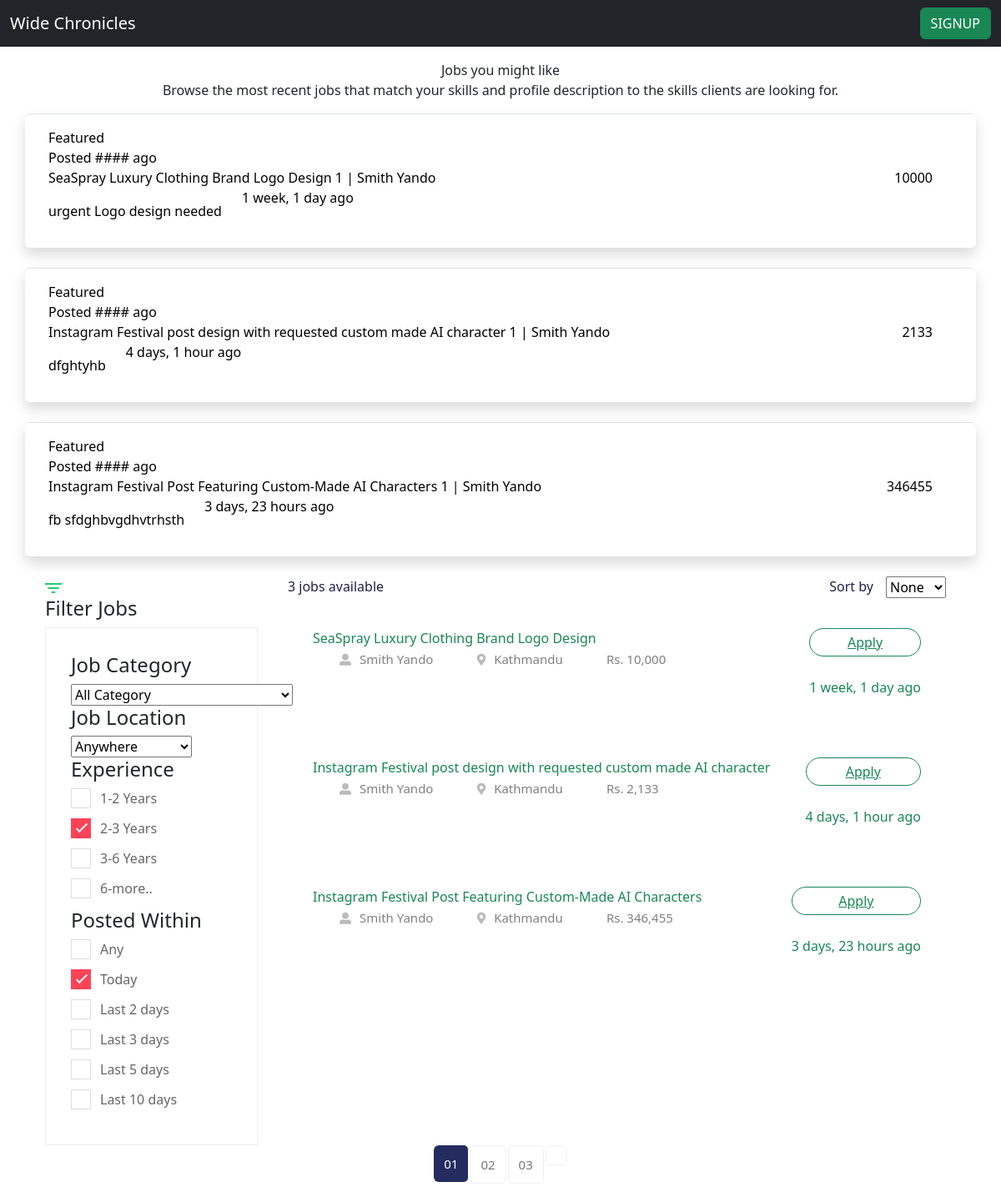
/find-work/, run on the app's committed database.
### jobs/models.py (models this page shows, shortened)
class Job(models.Model):
    buyer = models.ForeignKey(Buyer, on_delete=models.CASCADE)
    title = models.CharField(max_length=200)
    budget = models.IntegerField()
    description = models.TextField()
    requirement = models.CharField(max_length=1000)
    timestamp = models.DateTimeField(auto_now_add=True)
    code = models.CharField(max_length=10, unique=True, blank=True)

class Buyer(models.Model):
    LOCATION_CHOICES = [
        ("Achham", "Achham"),
        ("Arghakhanchi", "Arghakhanchi"),
        ("Baglung", "Baglung"),
        ("Baitadi", "Baitadi"),
        ("Bajhang", "Bajhang"),
        ("Bajura", "Bajura"),
        ("Banke", "Banke"),
        ("Bara", "Bara"),
        ("Bardiya", "Bardiya"),
        ("Bhaktapur", "Bhaktapur"),
        ("Bhojpur", "Bhojpur"),
        ("Chitwan", "Chitwan"),
        ("Dadeldhura", "Dadeldhura"),
        ("Dailekh", "Dailekh"),
        ("Dang", "Dang"),
        ("Darchula", "Darchula"),
        ("Dhading", "Dhading"),
        ("Dhankuta", "Dhankuta"),
        ("Dhanusha", "Dhanusha"),
        ("Dolakha", "Dolakha"),
        ("Dolpa", "Dolpa"),
        ("Doti", "Doti"),
        ("Eastern Rukum", "Eastern Rukum"),
        ("Gorkha", "Gorkha"),
        ("Gulmi", "Gulmi"),
        ("Humla", "Humla"),
        ("Ilam", "Ilam"),
        ("Jajarkot", "Jajarkot"),
        ("Jhapa", "Jhapa"),
        ("Jumla", "Jumla"),
        ("Kailali", "Kailali"),
        ("Kalikot", "Kalikot"),
        ("Kanchanpur", "Kanchanpur"),
        ("Kapilvastu", "Kapilvastu"),
        ("Kaski", "Kaski"),
        ("Kathmandu", "Kathmandu"),
        ("Kavrepalanchok", "Kavrepalanchok"),
        ("Khotang", "Khotang"),
        ("Lalitpur", "Lalitpur"),
        ("Lamjung", "Lamjung"),
        ("Mahottari", "Mahottari"),
        ("Makwanpur", "Makwanpur"),
        ("Manang", "Manang"),
        ("Morang", "Morang"),
        ("Mugu", "Mugu"),
        ("Mustang", "Mustang"),
        ("Myagdi", "Myagdi"),
        ("Nawalpur", "Nawalpur"),
        ("Nuwakot", "Nuwakot"),
        ("Okhaldhunga", "Okhaldhunga"),
        ("Palpa", "Palpa"),
        ("Panchthar", "Panchthar"),
        ("Parbat", "Parbat"),
        ("Parsa", "Parsa"),
        ("Pyuthan", "Pyuthan"),
        ("Ramechhap", "Ramechhap"),
        ("Rasuwa", "Rasuwa"),
        ("Rautahat", "Rautahat"),
        ("Rolpa", "Rolpa"),
        ("Rupandehi", "Rupandehi"),
        ("Salyan", "Salyan"),
        ("Sankhuwasabha", "Sankhuwasabha"),
        ("Saptari", "Saptari"),
        ("Sarlahi", "Sarlahi"),
        ("Sindhuli", "Sindhuli"),
        ("Sindhupalchok", "Sindhupalchok"),
        ("Siraha", "Siraha"),
        ("Solukhumbu", "Solukhumbu"),
        ("Sunsari", "Sunsari"),
        ("Surkhet", "Surkhet"),
        ("Syangja", "Syangja"),
        ("Tanahun", "Tanahun"),
        ("Taplejung", "Taplejung"),
        ("Tehrathum", "Tehrathum"),
        ("Udayapur", "Udayapur"),
        ("Western Rukum", "Western Rukum"),
    ]
    owner = models.OneToOneField(User, on_delete=models.CASCADE)
    name = models.CharField(max_length=50)
    bio = models.TextField(blank=True)
    location = models.CharField(choices=LOCATION_CHOICES, max_length=100)
    def __str__(self):
        return f"{self.id} | {self.name}"

### jobs/views.py (the view)
# urls.py: path('find-work/',JobListView.as_view(), name='job-list'),
class JobListView(ListView):
    model = Job
    template_name = 'jobs/job_list.html'
    context_object_name = 'jobs'
    paginate_by = 10
    def get_context_data(self, **kwargs):
        context = super().get_context_data(**kwargs)
        context['speciality_choices'] = Seller.SPECIALITY_CHOICES
        context['location_choices'] = Buyer.LOCATION_CHOICES
        return context

### jobs/templates/jobs/job_list.html (shortened to what this page needs)
{% extends 'jobs/_base.html' %}
{% load humanize %}
{% block content%}
    <div class="row text-center p-3">
        <div class="col-md">Jobs you might like</div>
        <div>Browse the most recent jobs that match your skills and profile description to the skills clients are looking for.</div>
    </div>
    {% for job in jobs %}
    <a href="{% url 'job-detail' job.code %}" class=" text-black text-decoration-none">
    <div class="row shadow border-top p-3 mb-4 bg-body rounded ">
        <div >Featured</div>
        <div class="col-md">Posted #### ago</div>
        <div class="row ">
            <div class="d-flex justify-content-between">
                <div class="text-start text-truncate col-8">{{ job.title }} {{ job.buyer }}</div>
                <div class=" text-end">{{job.budget}}</div>
            </div>
            <div class="col-md-auto py-3 text-truncate">{{job.description}}</div>
            <div class="col">{{job.timestamp| naturaltime}}</div>
        </div>
    </div>
    </a>
    {% endfor %}
    <div class="job-listing-area pt-120 pb-120">
        <div class="container">
            <div class="row">
                <div class="col-xl-3 col-lg-3 col-md-4">
                    <div class="row">
                        <div class="col-12">
                                <div class="small-section-tittle2 mb-45">
                                <div class="ion">
                                </div>
                                <h4>Filter Jobs</h4>
                            </div>
                        </div>
                    </div>
                    <div class="job-category-listing mb-50">
                        <div class="single-listing">
                           <div class="small-section-tittle2">
                                 <h4>Job Category</h4>
                           </div>
                            <div class="select-job-items2">
                                <select name="select">
                                    <option value="">All Category</option>
                                </select>
                            </div>
                        </div>
                        <div class="single-listing">
                           <div class="small-section-tittle2">
                                 <h4>Job Location</h4>
                           </div>
                            <div class="select-job-items2">
                                <select name="select">
                                    <option value="">Anywhere</option>
                                </select>
                            </div>
                            <div class="select-Categories pt-80 pb-50">
                                <div class="small-section-tittle2">
                                    <h4>Experience</h4>
                                </div>
                                <label class="container">1-2 Years
                                    <span class="checkmark"></span>
                                </label>
                                <label class="container">2-3 Years
                                    <span class="checkmark"></span>
                                </label>
                                <label class="container">3-6 Years
                                    <span class="checkmark"></span>
                                </label>
                                <label class="container">6-more..
                                    <span class="checkmark"></span>
                                </label>
                            </div>
                        </div>
                        <div class="single-listing">
                            <div class="select-Categories pb-50">
                                <div class="small-section-tittle2">
                                    <h4>Posted Within</h4>
                                </div>
                                <label class="container">Any
                                    <span class="checkmark"></span>
                                </label>
                                <label class="container">Today
                                    <span class="checkmark"></span>
                                </label>
                                <label class="container">Last 2 days
                                    <span class="checkmark"></span>
                                </label>
                                <label class="container">Last 3 days
                                    <span class="checkmark"></span>
                                </label>
                                <label class="container">Last 5 days
                                    <span class="checkmark"></span>
                                </label>
                                <label class="container">Last 10 days
                                    <span class="checkmark"></span>
                                </label>
                            </div>
                        </div>
                    </div>
                </div>
                <div class="col-xl-9 col-lg-9 col-md-8">
                    <section class="featured-job-area">
                        <div class="container">
                            <div class="row">
                                <div class="col-lg-12">
                                    <div class="count-job mb-30">
                                        <span>{{ jobs.count }} jobs available</span>
                                        <div class="select-job-items">
                                            <span>Sort by</span>
                                            <select name="select">
                                                <option value="">None</option>
                                            </select>
                                        </div>
                                    </div>
                                </div>
                            </div>
                        {% for job in jobs %}
                            <div class="single-job-items mb-20 ">
                                <div class="job-items">
                                    <div class="job-tittle ">
                                        <a href="{% url 'job-detail' job.code %}" class=" text-decoration-none">
                                            {{ job.title|truncatechars:80}}
                                        </a>
                                        <ul>
                                            <li> <i class="fas fa-user-alt"></i>{{ job.buyer.name}}</li>
                                            <li><i class="fas fa-map-marker-alt"></i>{{ job.buyer.location}}</li>
                                            <li>Rs. {{job.budget|intcomma}}</li>
                                        </ul>
                                    </div>
                                </div>
                                <div class="items-link items-link2 float-end">
                                    <a href="{% url 'job-detail' job.code %}">Apply</a>
                                    <span>{{job.timestamp|naturaltime}}</span>
                                </div>
                            </div>
                        {% endfor %}
                        </div>
                    </section>
                </div>
            </div>
        </div>
    </div>
    <div class="pagination-area pb-115 text-center">
        <div class="container">
            <div class="row">
                <div class="col-xl-12">
                    <div class="single-wrap d-flex justify-content-center">
                        <nav aria-label="Page navigation example">
                            <ul class="pagination justify-content-start">
                                <li class="page-item active"><a class="page-link" href="#">01</a></li>
                                <li class="page-item"><a class="page-link" href="#">02</a></li>
                                <li class="page-item"><a class="page-link" href="#">03</a></li>
                            <li class="page-item"><a class="page-link" href="#"></a></li>
                            </ul>
                        </nav>
                    </div>
                </div>
            </div>
        </div>
    </div>
{% endblock content%}

### jobs/static/css/style.css (style rules this page uses)
.single-job-items { padding: 36px 30px; display: flex; justify-content: space-between; flex-wrap: wrap; transition: .4s; }
.single-job-items .job-items .job-tittle a { color: #198754; transition: .4s; }
.single-job-items .job-tittle ul li { display: inline-block; margin-right: 48px; font-size: 15px; color: #808080; line-height: 1.8; }
.single-job-items .job-tittle ul li:last-child { margin-right: 0; }
.single-job-items .job-tittle ul li i { font-size: 14px; color: #bbbbbb; margin-right: 10px; }
.single-job-items .job-items { display: flex; flex-wrap: wrap; }
.items-link a { color: #198754; display: block; border: 1px solid #198754; border-radius: 30px; padding: 4px 33px; text-align: center; margin-bottom: 25px; }
.items-link span { color: #198754; display: block; }
.job-listing-area .count-job { display: flex; justify-content: space-between; flex-wrap: wrap; }
.job-listing-area .count-job span { padding-right: 15px; color: #1e2147; font-size: 16px; }
.job-listing-area .count-job .select-job-items { display: flex; }
.job-category-listing { border: 1px solid #ededed; padding: 30px 19px 30px 30px; }
.job-category-listing .single-listing .select-Categories .container { display: block; position: relative; padding-left: 35px; margin-bottom: 12px; cursor: pointer; color: #666666; font-size: 16px; user-select: none; }
.job-category-listing .single-listing .select-Categories .checkmark { position: absolute; top: 0; left: 0; height: 24px; width: 24px; border: 1px solid #ddd; }
.job-category-listing .single-listing .select-Categories .container input:checked ~ .checkmark { background-color: #ff4357; border: 2px solid transparent; }
.job-category-listing .single-listing .select-Categories .checkmark:after { content: ""; position: absolute; display: none; }
.job-category-listing .single-listing .select-Categories .container input:checked ~ .checkmark:after { display: block; }
.job-category-listing .single-listing .select-Categories .container .checkmark::after { left: 8px; top: 1px; width: 6px; height: 14px; border: solid white; border-width: 0px 2px 2px 0; transform: rotate(45deg); }
.pagination-area .page-item { margin: 0; }
.pagination-area .page-link { border: 0; font-size: 15px; text-align: center; background: none; box-shadow: none; outline: 0; color: #777777; padding: 11px 12px; background: #fff; margin: 0 3px; border-radius: 5px; border: 1px solid #f0f0f0; }
.pagination-area .page-item.active .page-link { z-index: 1; border: 0; position: relative; box-shadow: none; outline: 0; background: #242b5e; color: #fff; }

### data on the page
Job: title "SeaSpray Luxury Clothing Brand Logo Design", buyer "1 | Smith Yando", budget "10000", description "urgent Logo design needed", timestamp "1 week, 1 day ago", buyer.name "Smith Yando", buyer.location "Kathmandu", budget "10,000"
Job: title "Instagram Festival post design with requested custom made AI character", buyer "1 | Smith Yando", budget "2133", description "dfghtyhb", timestamp "4 days, 1 hour ago", buyer.name "Smith Yando", buyer.location "Kathmandu", budget "2,133"
Job: title "Instagram Festival Post Featuring Custom-Made AI Characters", buyer "1 | Smith Yando", budget "346455", description "fb sfdghbvgdhvtrhsth", timestamp "3 days, 23 hours ago", buyer.name "Smith Yando", buyer.location "Kathmandu", budget "346,455"

### other printed values
{{ jobs.count }} "3"
